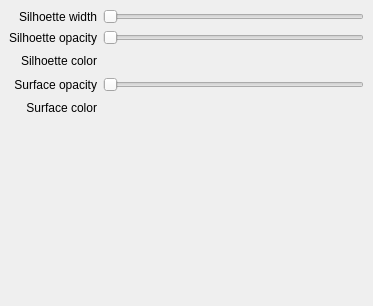
<?xml version="1.0" encoding="UTF-8"?>
<ui version="4.0">
 <class>RegionViewDockWidget</class>
 <widget class="QDockWidget" name="RegionViewDockWidget">
  <property name="geometry">
   <rect>
    <x>0</x>
    <y>0</y>
    <width>373</width>
    <height>306</height>
   </rect>
  </property>
  <property name="windowTitle">
   <string>Region visualization</string>
  </property>
  <widget class="QWidget" name="dockWidgetContents">
   <layout class="QGridLayout" name="gridLayout">
    <item row="3" column="1">
     <widget class="iAColorBox" name="cbSilhoetteColor" native="true">
      <property name="minimumSize">
       <size>
        <width>30</width>
        <height>20</height>
       </size>
      </property>
      <property name="maximumSize">
       <size>
        <width>30</width>
        <height>16777215</height>
       </size>
      </property>
     </widget>
    </item>
    <item row="4" column="1">
     <widget class="QSlider" name="sSurfaceOpacity">
      <property name="orientation">
       <enum>Qt::Horizontal</enum>
      </property>
     </widget>
    </item>
    <item row="4" column="0">
     <widget class="QLabel" name="label_3">
      <property name="text">
       <string>Surface opacity</string>
      </property>
      <property name="alignment">
       <set>Qt::AlignRight|Qt::AlignTrailing|Qt::AlignVCenter</set>
      </property>
     </widget>
    </item>
    <item row="3" column="0">
     <widget class="QLabel" name="label_2">
      <property name="text">
       <string>Silhoette color</string>
      </property>
      <property name="alignment">
       <set>Qt::AlignRight|Qt::AlignTrailing|Qt::AlignVCenter</set>
      </property>
     </widget>
    </item>
    <item row="6" column="0" colspan="2">
     <spacer name="verticalSpacer">
      <property name="orientation">
       <enum>Qt::Vertical</enum>
      </property>
      <property name="sizeHint" stdset="0">
       <size>
        <width>20</width>
        <height>40</height>
       </size>
      </property>
     </spacer>
    </item>
    <item row="1" column="0">
     <widget class="QLabel" name="label">
      <property name="text">
       <string>Silhoette opacity</string>
      </property>
      <property name="alignment">
       <set>Qt::AlignRight|Qt::AlignTrailing|Qt::AlignVCenter</set>
      </property>
     </widget>
    </item>
    <item row="1" column="1">
     <widget class="QSlider" name="sSilhoetteOpacity">
      <property name="orientation">
       <enum>Qt::Horizontal</enum>
      </property>
     </widget>
    </item>
    <item row="5" column="0">
     <widget class="QLabel" name="label_4">
      <property name="text">
       <string>Surface color</string>
      </property>
      <property name="alignment">
       <set>Qt::AlignRight|Qt::AlignTrailing|Qt::AlignVCenter</set>
      </property>
     </widget>
    </item>
    <item row="5" column="1">
     <widget class="iAColorBox" name="cbSurfaceColor" native="true">
      <property name="minimumSize">
       <size>
        <width>30</width>
        <height>20</height>
       </size>
      </property>
      <property name="maximumSize">
       <size>
        <width>30</width>
        <height>16777215</height>
       </size>
      </property>
     </widget>
    </item>
    <item row="0" column="0">
     <widget class="QLabel" name="label_5">
      <property name="text">
       <string>Silhoette width</string>
      </property>
      <property name="alignment">
       <set>Qt::AlignRight|Qt::AlignTrailing|Qt::AlignVCenter</set>
      </property>
     </widget>
    </item>
    <item row="0" column="1">
     <widget class="QSlider" name="sSilhoetteWidth">
      <property name="orientation">
       <enum>Qt::Horizontal</enum>
      </property>
     </widget>
    </item>
   </layout>
  </widget>
 </widget>
 <customwidgets>
  <customwidget>
   <class>iAColorBox</class>
   <extends>QWidget</extends>
   <header>iAColorBox.h</header>
   <container>1</container>
  </customwidget>
 </customwidgets>
 <resources/>
 <connections/>
</ui>
